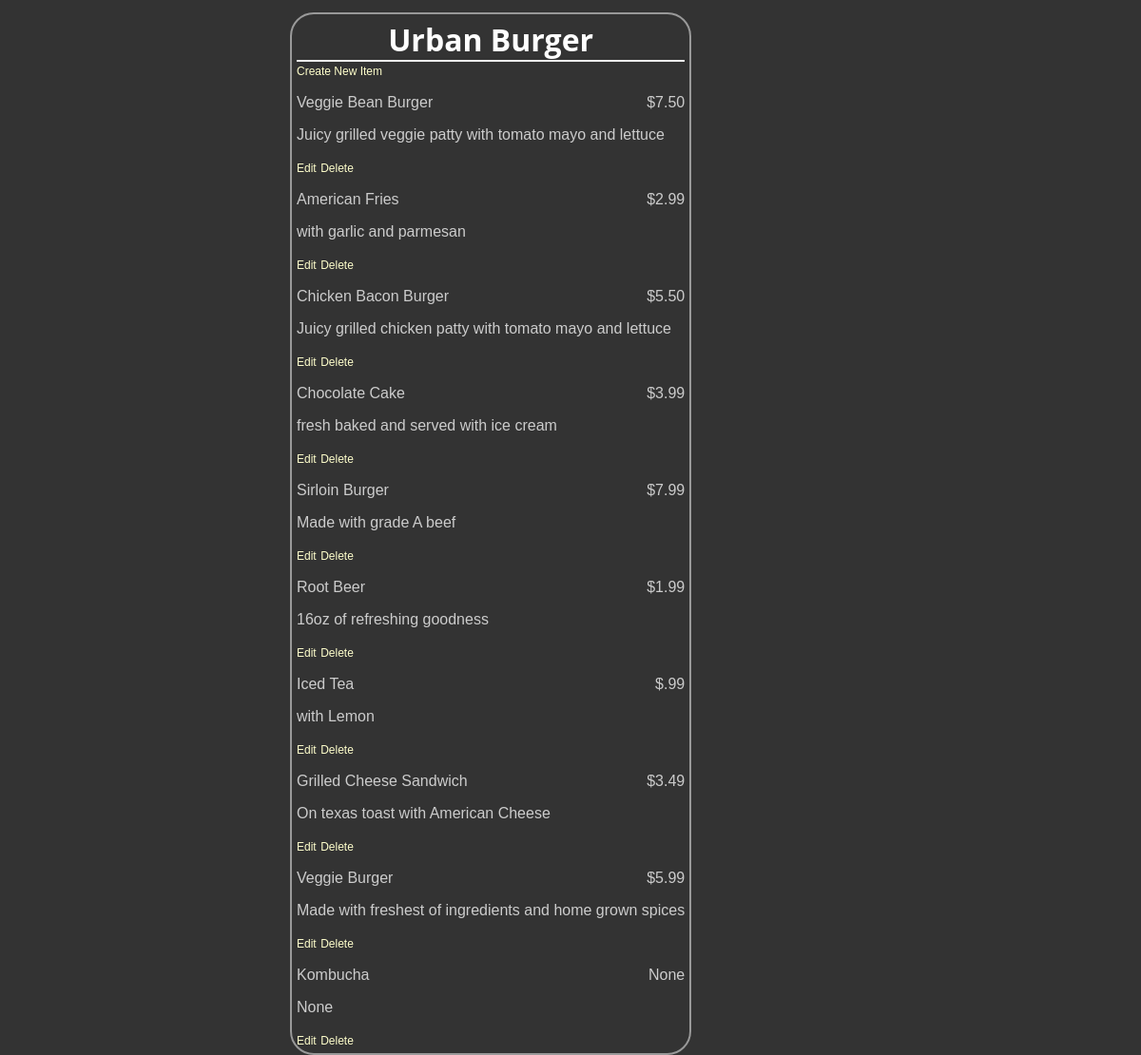
Page /restaurants/1/ on the committed database.
### restaurant.py (models this page shows, shortened)
class Restaurant(Base):
	__tablename__ = 'Restaurant'
	name = Column(String(250), nullable = False)
	id = Column(Integer, primary_key = True)

class MenuItem(Base):
	__tablename__ = 'Menu_Item'
	id = Column(Integer, primary_key = True)
	name = Column(String(80), nullable = False)
	course = Column(String(250))
	description = Column(String(250))
	price = Column(String(8))
	restaurant_id = Column(Integer, ForeignKey('Restaurant.id'))
	restaurant = relationship(Restaurant)

### app.py (the view)
@app.route('/restaurants/<int:restaurant_id>/', methods=['GET', 'POST'])
def restaurantMenu(restaurant_id):
	restaurant = session.query(Restaurant).filter_by(id=restaurant_id).one()
	items = session.query(MenuItem).filter_by(restaurant_id=restaurant.id)
	return render_template('menu.html', restaurant=restaurant, items=items)

### templates/menu.html (shortened to what this page needs)
<!DOCTYPE html>
<html>
	<head>
		<link rel="stylesheet" type="text/css" href="{{url_for('static', filename='style.css')}}"/>
	</head>
	<body>
		<div class='pane'>
			<div class='header'>
				<h1>{{restaurant.name}}</h1>
			</div>
			<a href="{{url_for('newMenuItem', restaurant_id=restaurant.id)}}">Create New Item</a>
			{% for item in items %}
			    <div class='nameAndPrice'>
					<span class='name'>
						<p>{{item.name}}</p>
					</span>
					<span class='price'>
						<p>{{item.price}}</p>
					</span>
				</div>
				<div class='description'>
					<p>{{item.description}}</p>
				</div>
				<div class="editdeletepane">
					<a href="{{url_for('editMenuItem', restaurant_id=restaurant.id, menu_id=item.id)}}">Edit</a>
					<a href="{{url_for('deleteMenuItem', restaurant_id=restaurant.id, menu_id=item.id)}}">Delete</a>
				</div>
			{% endfor %}
		</div>
	</body>
</html>

### static/style.css (style rules this page uses)
body { font-family: sans-serif; background-color: #333333 }
h1, h2, h3, h4 { color: #ffffff; }
h1, h2 { font-family: 'Open Sans', serif; margin: 0; }
h1 { border-bottom: 2px solid #eee; }
p, dd, dt { color: #cccccc; }
a { text-decoration: none; color: #ffffcc; font-size: .75em; }
.pane { position: absolute; left: 25%; border: 2px solid; border-radius: 25px; padding: 5px; margin: 5px; border-color: #999999; background-color: #333333 }
.header { left: 50%; text-align: center; }
.name { width: 50%; display: inline-block; float: left; }
.price { text-align: right; width: 50%; float: right; }

### rows in the picture
Restaurant: name "Urban Burger"
MenuItem: name "Veggie Bean Burger", price "$7.50", description "Juicy grilled veggie patty with tomato mayo and lettuce"
MenuItem: name "American Fries", price "$2.99", description "with garlic and parmesan"
MenuItem: name "Chicken Bacon Burger", price "$5.50", description "Juicy grilled chicken patty with tomato mayo and lettuce"
MenuItem: name "Chocolate Cake", price "$3.99", description "fresh baked and served with ice cream"
MenuItem: name "Sirloin Burger", price "$7.99", description "Made with grade A beef"
MenuItem: name "Root Beer", price "$1.99", description "16oz of refreshing goodness"
MenuItem: name "Iced Tea", price "$.99", description "with Lemon"
MenuItem: name "Grilled Cheese Sandwich", price "$3.49", description "On texas toast with American Cheese"
MenuItem: name "Veggie Burger", price "$5.99", description "Made with freshest of ingredients and home grown spices"
MenuItem: name "Kombucha", price "None", description "None"
